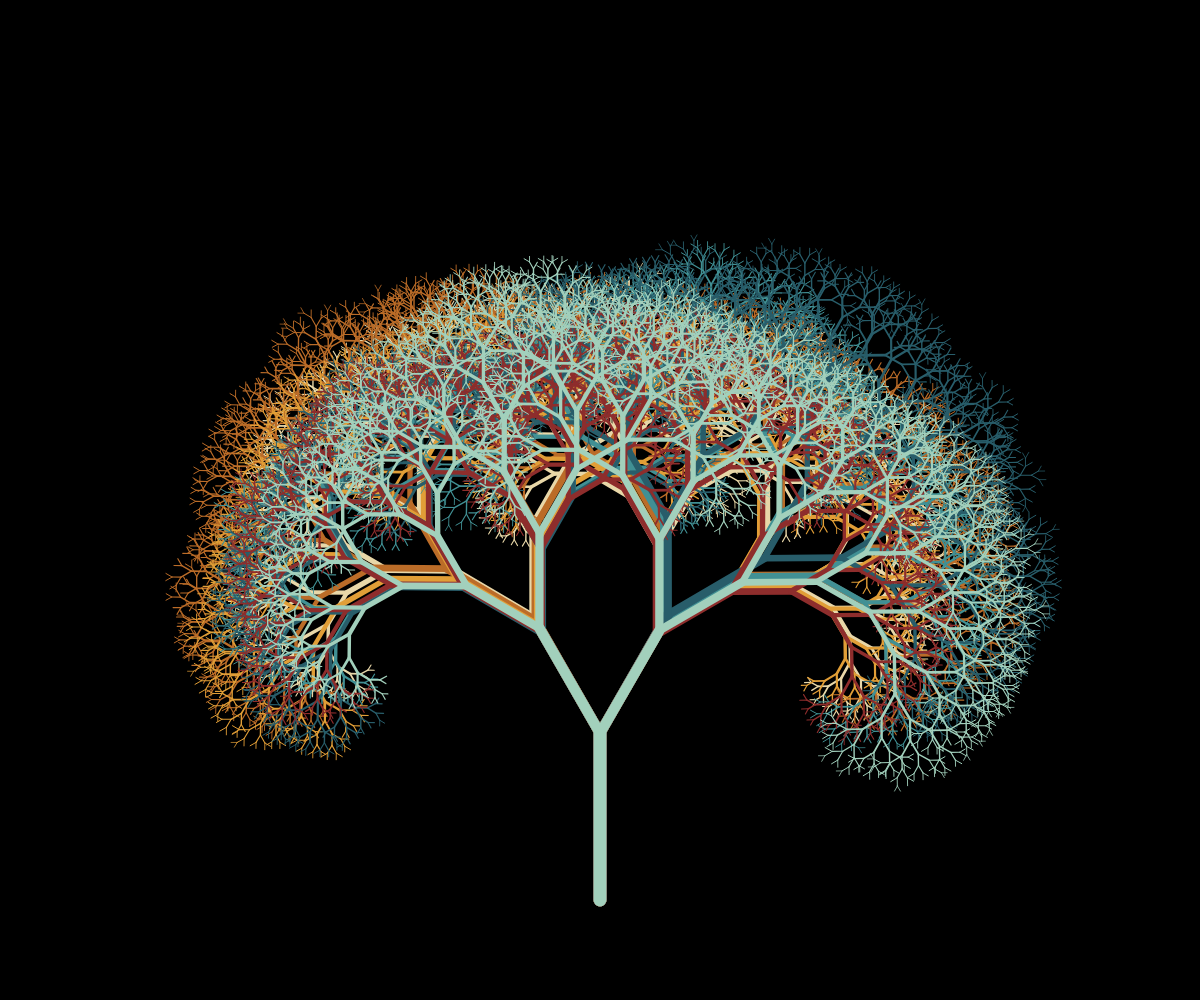
Frame 1 (no input)
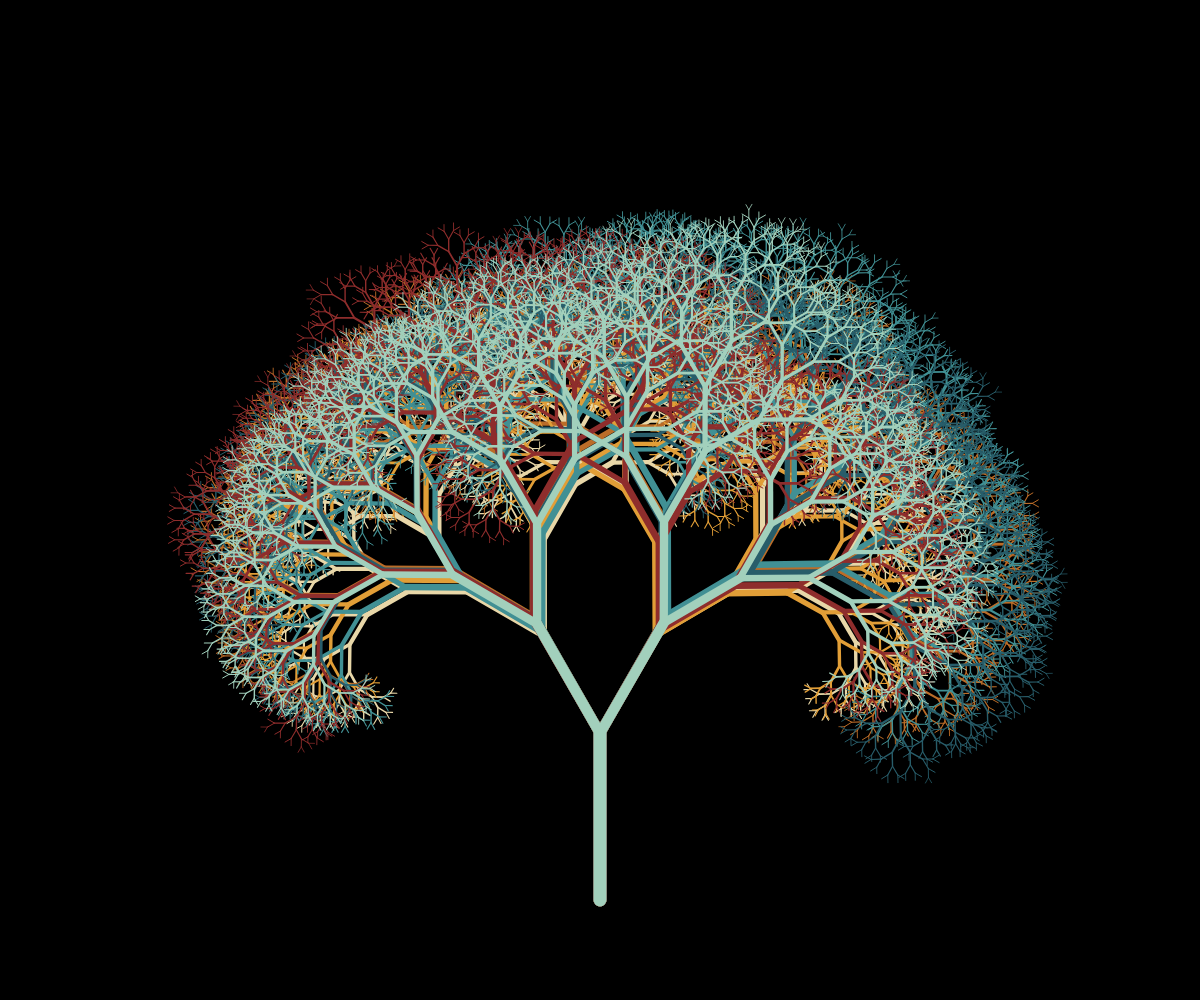
Frame 2 (the mouse pressed at the canvas centre, redrawn once)

The p5.js sketch that drew these frames (run headless with seeded random() and noise() and a simulated clock; the mouse was pressed at the canvas centre and the sketch redrawn once):

// p5.js sketch
// ── sketch.js
let my_colors = [ '#E8D7A8' , '#BB6C28', '#E19E37', '#419094',  '#285D6A', '#8E2D2C','#A2D0BC']

var angle = 30;
var slider;
var strokeThick = 13
var branchThinning =0.8
var lengthThinning = 0.74;
var sway = 0
var swaySpeed = 0.1
var maxBend = 5
var fps = 30


function setup() {
  createCanvas(windowWidth, windowHeight);
}

function draw() {
  background(0);
  angleMode(DEGREES);
  stroke(255);
  translate(windowWidth/2, windowHeight*0.9);
  for(let i=0;i<my_colors.length;i++){
    push();
    stroke(my_colors[i]);
    branch1(windowHeight/6,strokeThick);
    pop();
    
  }
  noLoop();
}

function branch1(length,sThick) {
  strokeWeight(sThick)
  line(0, 0, sway, -length);
  translate(sway, -length);
  // swayTree();
  
  
  if (length > 8) {
    push();
    rotate(angle-random(0, 0.3));
    branch1(length * (lengthThinning + random(-0.06,0.08)),sThick *branchThinning);
    pop();
    push();
    rotate(-angle+random(0, 0.3));
    branch1(length * (lengthThinning + random(-0.06,0.08)),sThick * branchThinning);
    pop();
  }
  
  function swayTree(){
  sway += swaySpeed
    if(sway > maxBend || sway < -maxBend){
     swaySpeed = -swaySpeed; 
    }
  }

}
